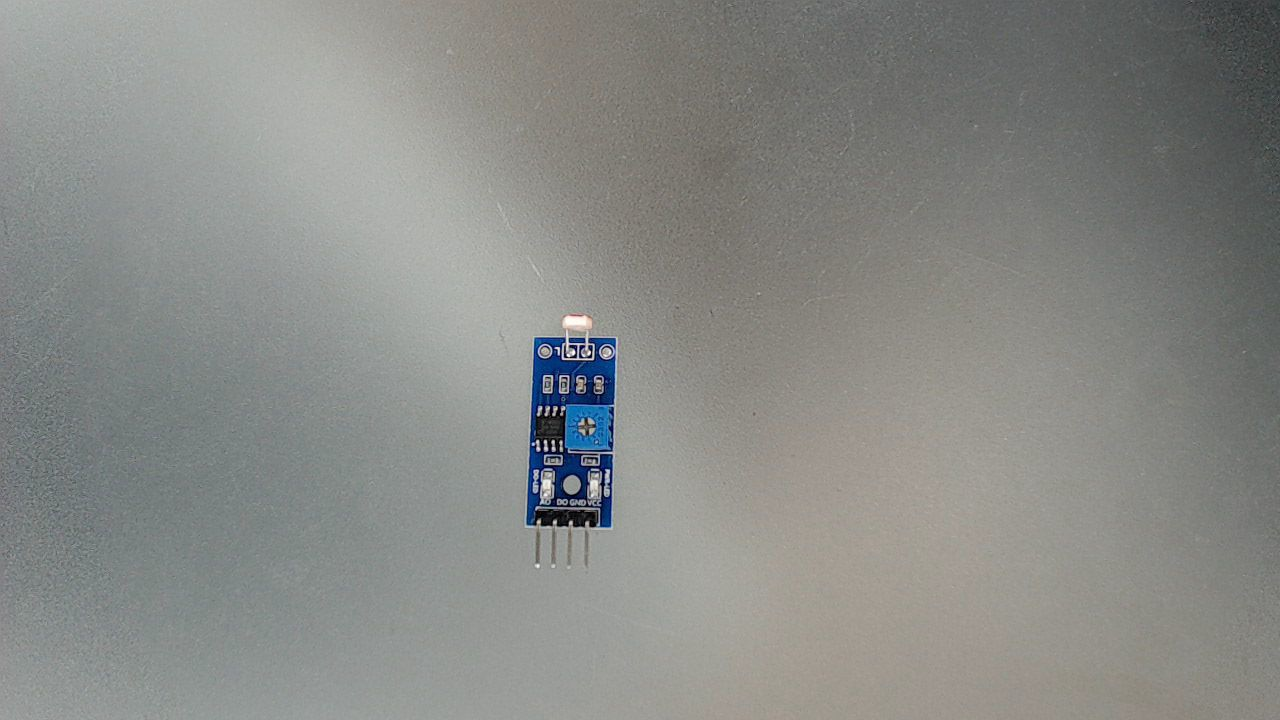
#> input picture profiles/components/photoresistor-module/reference.jpg, 1280 x 720 px
$ python -i calibrate_photoresistor_profile.py   (imports and definitions only)
#> lines starting #> are read from the running program, lines starting #| are printed output that depends on the picture; after the words box and inside, x2 and y2 are one past the last pixel; in counts of white or black regions, pixels touching at a corner belong together
#> further down, picture is the input picture: shape (720, 1280, 3); mean B, G, R 134.8, 138.1, 136.5
# -*- coding: utf-8 -*-
"""Create a visual geometry profile for a four-pin photoresistor module.

Place the module component-side up with its four header pins pointing down.
Press C/SPACE to freeze, then click PCB TL, TR, BR, BL, VCC, GND, AO.
The DO header exists physically but is intentionally not part of this guide.
The resulting homography-normalized pin locations are used to project stable
pin markers from a four-corner sensor pose.
"""
from __future__ import annotations

import argparse
from datetime import datetime, timezone
import json
from pathlib import Path

import cv2
import numpy as np


POINT_NAMES = ("pcb_TL", "pcb_TR", "pcb_BR", "pcb_BL", "VCC", "GND", "AO")
MIN_PROFILE_PIN_PITCH_PX = 20.0


def _source(value: str):
    return int(value) if value.isdecimal() else value


def _ordered_corners(points: np.ndarray) -> list[tuple[float, float]]:
    points = np.asarray(points, dtype=np.float32).reshape(4, 2)
    sums = points.sum(axis=1)
    differences = points[:, 1] - points[:, 0]
    ordered = (
        points[int(np.argmin(sums))],
        points[int(np.argmin(differences))],
        points[int(np.argmax(sums))],
        points[int(np.argmax(differences))],
    )
    return [(float(x), float(y)) for x, y in ordered]


def _detect_blue_pcb_corners(frame: np.ndarray) -> list[tuple[float, float]] | None:
    hsv = cv2.cvtColor(frame, cv2.COLOR_BGR2HSV)
#> hsv: shape (720, 1280, 3); mean H, S, V 50.6, 14.4, 139.9
    mask = cv2.inRange(
        hsv,
        np.asarray((85, 45, 25), dtype=np.uint8),
        np.asarray((145, 255, 255), dtype=np.uint8),
    )
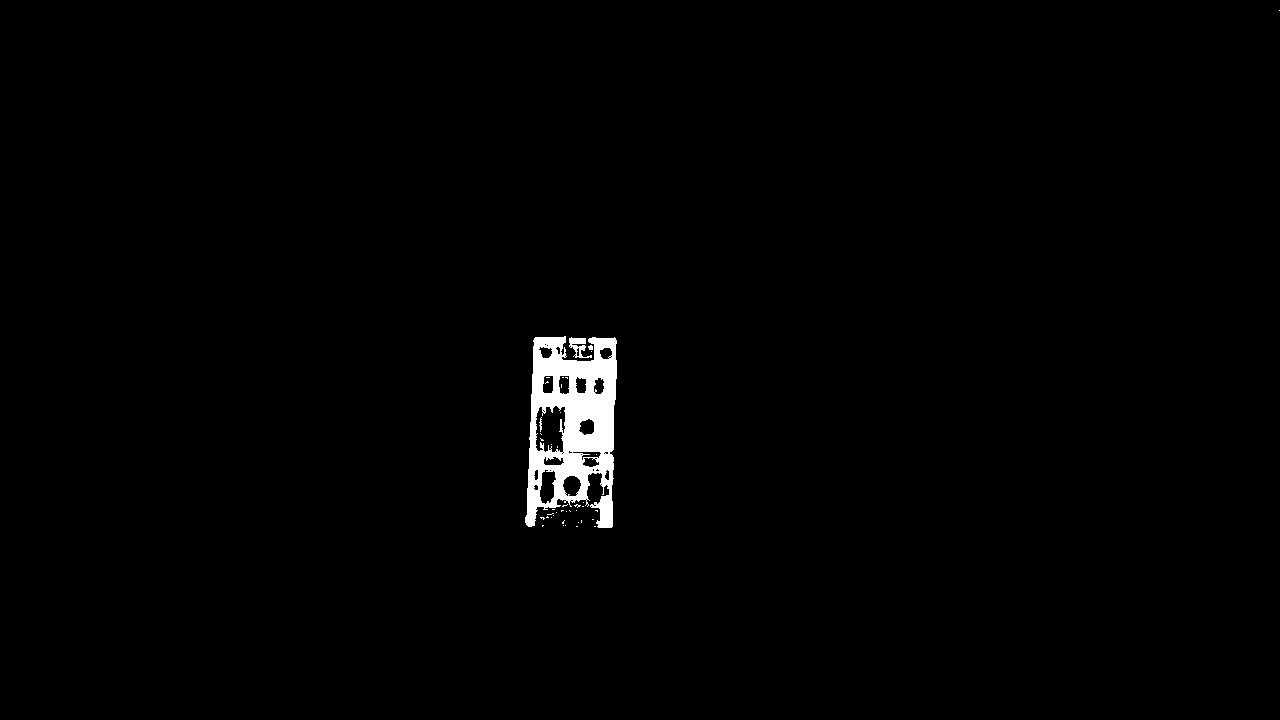
#> mask: shape (720, 1280); 1.2% white; 42 white regions (38 under 20 px), largest, box (x1, y1, x2, y2) and area: (525, 336, 617, 528) 10400, (569, 337, 592, 358) 222, (539, 417, 542, 432) 25, (588, 345, 593, 350) 20
    mask = cv2.morphologyEx(
        mask, cv2.MORPH_CLOSE, np.ones((5, 5), dtype=np.uint8), iterations=2
    )
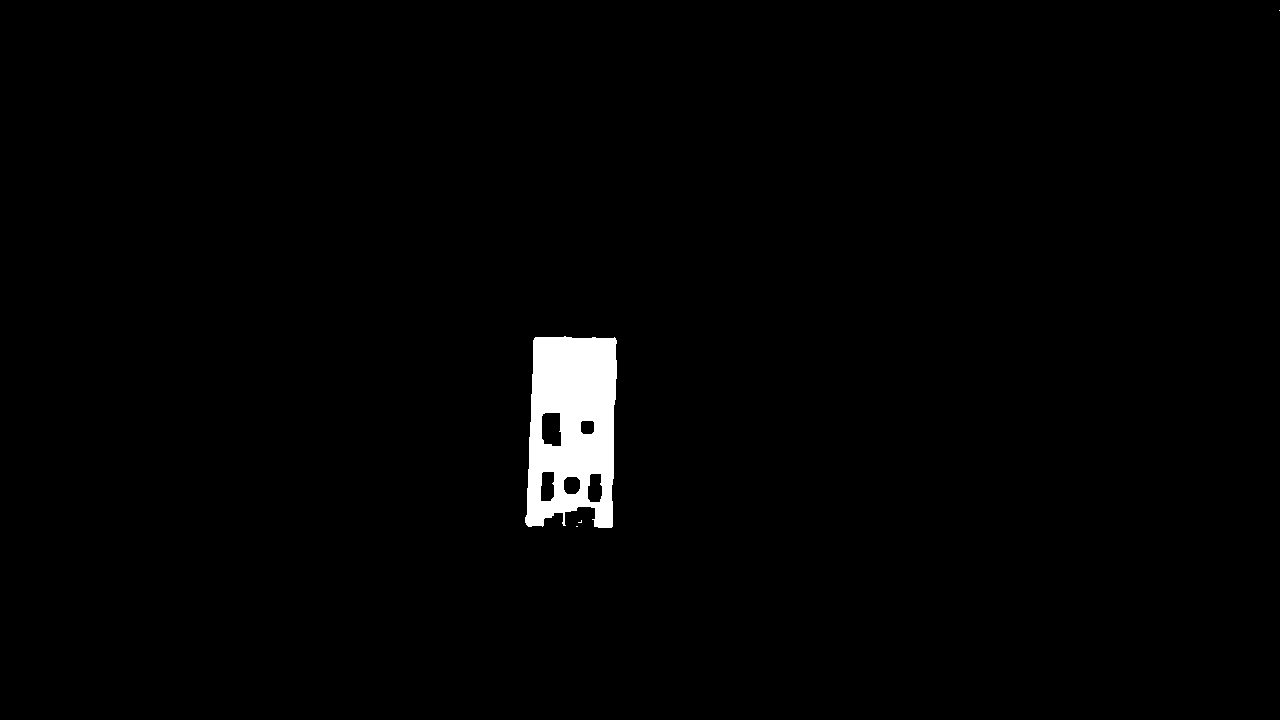
#> mask: shape (720, 1280); 1.5% white; 4 white regions (3 under 20 px)
    contours, _ = cv2.findContours(mask, cv2.RETR_EXTERNAL, cv2.CHAIN_APPROX_SIMPLE)
#> contours = 4 contours, 3 with area under 20; largest, box (x1, y1, x2, y2) and area: (525, 336, 617, 528) 14985
    candidates: list[tuple[float, np.ndarray]] = []
    for contour in contours:
        area = float(cv2.contourArea(contour))
        if area < 500.0:
            continue
        _x, _y, width, height = cv2.boundingRect(contour)
        short, long = sorted((width, height))
        if short < 25 or not (1.3 <= long / max(1, short) <= 4.0):
            continue
        candidates.append((area, contour))
#> this loop made 4 passes
#> (area, width, height, short, long) on pass 3: (14985, 92, 192, 92, 192)
#> after the loop, candidates = 1 item
    if not candidates:
        return None
    contour = max(candidates, key=lambda item: item[0])[1]
#> contour = contour of 98 points, box (x1, y1, x2, y2) (525, 336, 617, 528), area 14985
    hull = cv2.convexHull(contour)
#> hull = contour of 16 points, box (x1, y1, x2, y2) (525, 336, 617, 528), area 16250
    perimeter = cv2.arcLength(hull, True)
#> perimeter = 544
    polygon = cv2.approxPolyDP(hull, 0.02 * perimeter, True).reshape(-1, 2)
#> polygon = [[535, 337], [616, 340], [611, 527], [525, 522]]
    if len(polygon) != 4:
        polygon = cv2.boxPoints(cv2.minAreaRect(contour))
    return _ordered_corners(polygon)
#> in _ordered_corners, `sums = points.sum(axis=1)`: sums = [872, 956, 1138, 1047]
#> in _ordered_corners, `differences = points[:, 1] - points[:, 0]`: differences = [-198, -276, -84, -3]
#> in _ordered_corners, `ordered = ( points[int(np.argmin(sums))], points[int(np.argmin(differe..`: ordered = ([535, 337], [616, 340], [611, 527], [525, 522])


# [248 lines left out: functions _annotate, _normalized_pin_positions, _overlay, main, not called in this run]


# [2 lines not run here, left out]

>>> import cv2
>>> picture = cv2.imread('../profiles/components/photoresistor-module/reference.jpg')
>>> result = _detect_blue_pcb_corners(picture)
#> result = [(535, 337), (616, 340), (611, 527), (525, 522)]
